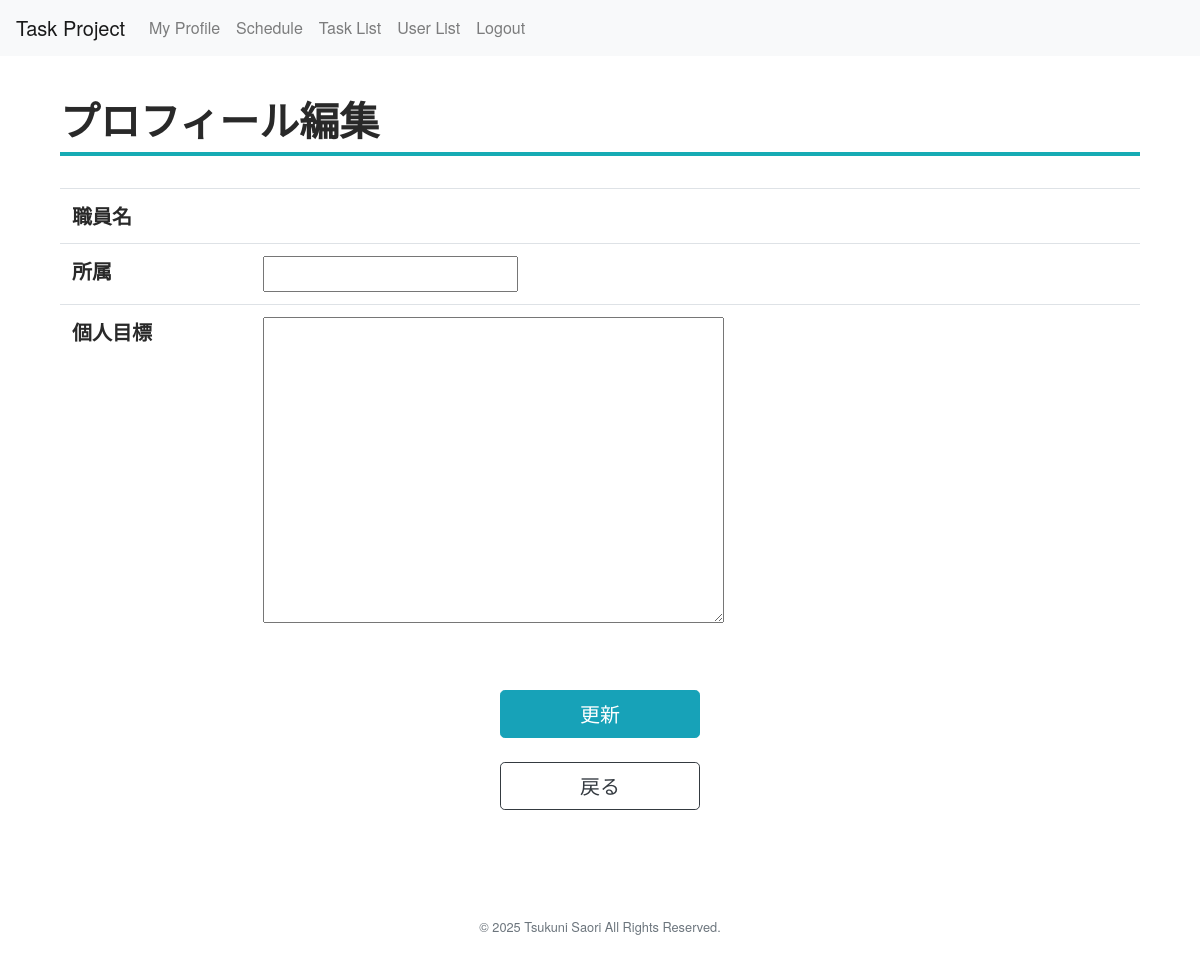
Before: /task_app/edit_profile/ (signed in) with the older database file.
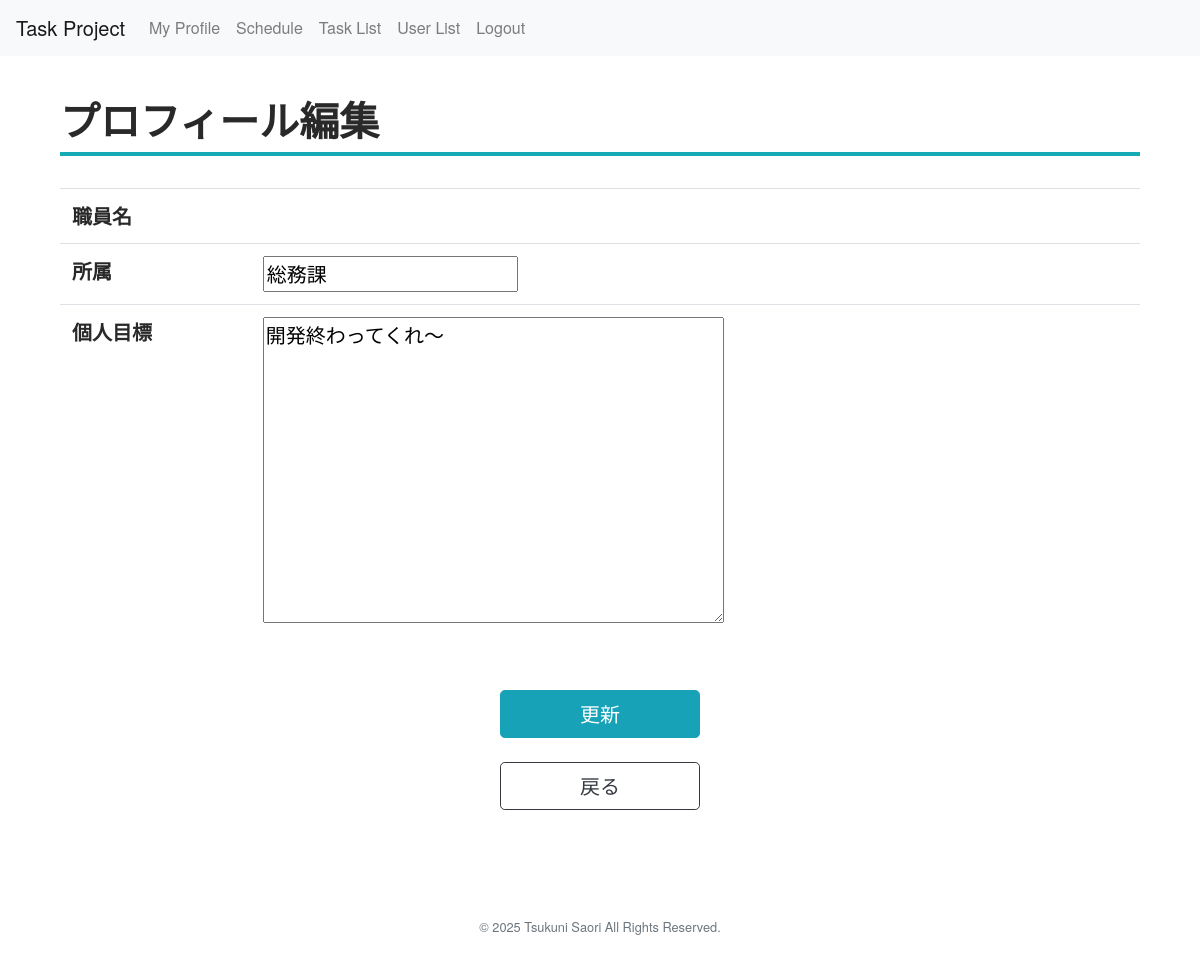
After: the same page with the newer database file.
### task_app/models.py (models this page shows, shortened)
class CustomUser(AbstractUser):
    department = models.CharField(max_length=10,)
    my_goal = models.TextField(max_length=1000)
    groups = models.ManyToManyField(
        Group,
        related_name='task_groups',
        blank=True,  # グループにユーザーが所属していなくても空のリストにする
    )
    user_permissions = models.ManyToManyField(
        Permission,
        related_name='task_permissions',
        blank=True,  # 権限がなくても空のリストにする
    )
    class Meta:
        ordering = ('id',)

### task_app/views.py (the view)
# urls.py: path('edit_profile/', views.edit_profile, name='edit_profile'),
@login_required(login_url='/task_app/login')
def edit_profile(request):
    if request.method == 'POST':
        form = CustomUserChangeForm(request.POST, instance=request.user)
        if form.is_valid():
            form.save()
            return redirect(reverse('my_profile'))
    else:
        form = CustomUserChangeForm(instance=request.user)
    return render(request, 'task_app/edit_profile.html', {'form': form })

### task_app/forms.py
class CustomUserChangeForm(UserChangeForm):
    class Meta:
        model = CustomUser
        fields = 'username', 'first_name', 'last_name', 'department', 'my_goal' # passwordは設定しない

### task_app/templates/task_app/edit_profile.html (shortened to what this page needs)
{% extends 'base.html' %}
{% block content %}
    <div class="container">
        <h1>プロフィール編集</h1>
        <form action="{% url 'edit_profile' %}" method="post">
            <table class="table">
                <tbody>
                    <tr>
                        <th>職員名</th>
                        <td>{{ task.owner.first_name }}{{ task.owner.last_name }}</td>
                    </tr>
                    <tr>
                        <th>所属</th>
                        <td>{{ form.department }}</td>
                    </tr>
                    <tr>
                        <th>個人目標</th>
                        <td>{{ form.my_goal }}</td>
                    </tr>
                </tbody>
            </table>
            <div class="mt-5 d-flex flex-column align-items-center">
                <input type="submit" value="更新"
            class="btn btn-info btn-lg" style="min-width: 200px;">
                <a href="{% url 'my_profile' %}" class="btn btn-outline-dark btn-lg mt-4" style="min-width: 200px;">戻る</a>
            </div>
        </form>
    </div>
{% endblock %}

Changed rows visible on the page:
changed CustomUser: department (not shown) → "総務課"; my_goal (not shown) → "開発終わってくれ〜"
